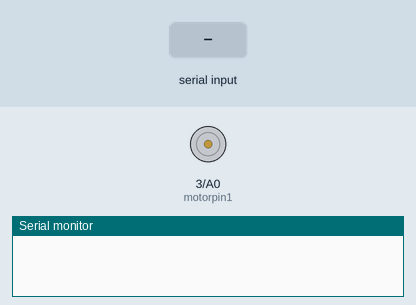
This sketch was run on a simulated Arduino Uno, built with avr-gcc and run on an emulated ATmega328P. Shown: motor-driver pin pairs drawn as motors (green arrow = first pin HIGH = forward, orange = second pin HIGH = backward, longer = more drive), the last lines printed to the serial monitor. The inputs (shaded band) are chosen by the test bench.

Above: at 1.2 s.
1.3 s: "30,150\n" received over Serial
At 2.9 s:
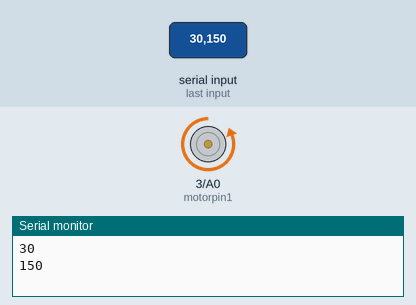
3.8 s: "90,45\n" received over Serial
At 5.0 s:
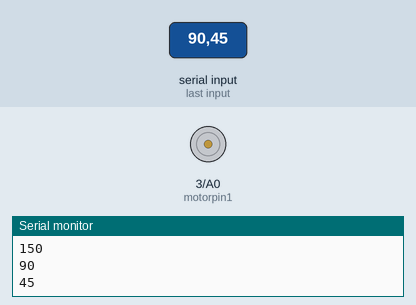
5.3 s: "200\n" received over Serial
At 6.7 s:
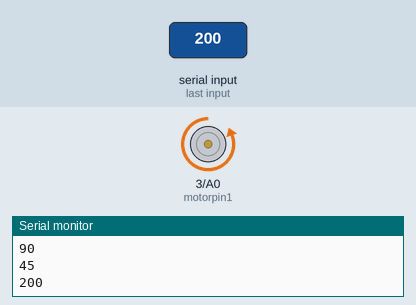
Timing chart, 0 to 8.3 s (numbered marks = the images above; inputs shaded):
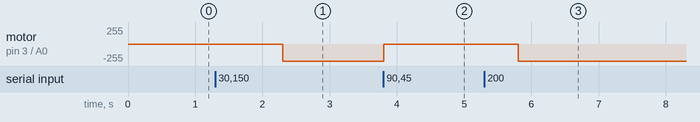

Measured:
- after the input at 1.3 s, motor on pin 3 (motorpin1) / A0 (motorpin2): stopped → backward 255/255 after 1.0 s
- after the input at 3.8 s, motor on pin 3 (motorpin1) / A0 (motorpin2): backward 255/255 → stopped at once
- after the input at 5.3 s, motor on pin 3 (motorpin1) / A0 (motorpin2): stopped → backward 255/255 after 0.50 s

The sketch:

motorcontrol.ino
```cpp
const int motorpin1 = 3;                  //define digital output pin no.
const int motorpin2 = A0;                  //define digital output pin no.
int value;

void setup () {

  pinMode(motorpin1,OUTPUT);        //set pin 3 as output
  pinMode(motorpin2,OUTPUT);        // set pin 4 as output
  Serial.begin(9600);
}

void loop () {

     value = Serial.parseInt();
     if (value !=0){
      digitalWrite(motorpin1,LOW);
     analogWrite(motorpin2,value);
     Serial.println(value);
     delay(1000);
     }
}
```
